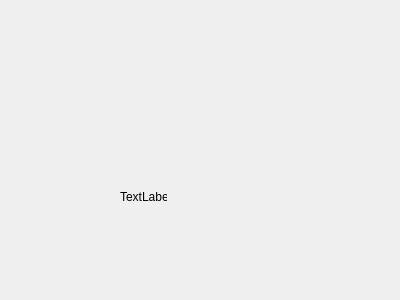
<?xml version="1.0" encoding="UTF-8"?>
<ui version="4.0">
 <class>acceuil</class>
 <widget class="QDialog" name="acceuil">
  <property name="geometry">
   <rect>
    <x>0</x>
    <y>0</y>
    <width>400</width>
    <height>300</height>
   </rect>
  </property>
  <property name="windowTitle">
   <string>Dialog</string>
  </property>
  <widget class="QLabel" name="label">
   <property name="geometry">
    <rect>
     <x>120</x>
     <y>190</y>
     <width>47</width>
     <height>13</height>
    </rect>
   </property>
   <property name="text">
    <string>TextLabel</string>
   </property>
  </widget>
 </widget>
 <resources/>
 <connections/>
</ui>
